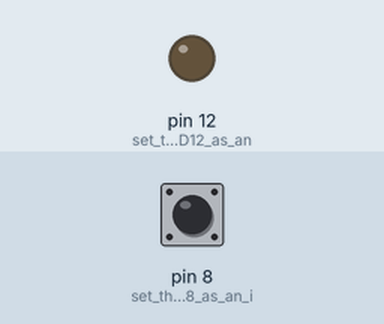
This sketch was run on a simulated Arduino Uno, built with avr-gcc and run on an emulated ATmega328P. Shown: output pins drawn as LEDs (lit = HIGH). The test bench sets the inputs (shaded band); at power-on: pin 8 (set_the_socket_D8_as_an_i) LOW.

Above: at 1.2 s.
1.3 s: pin 8 (set_the_socket_D8_as_an_i) pulled HIGH for 1 s
At 1.8 s:
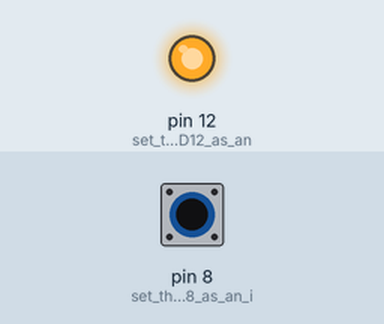
4.3 s: pin 8 (set_the_socket_D8_as_an_i) pulled HIGH for 3.2 s
At 8.8 s:
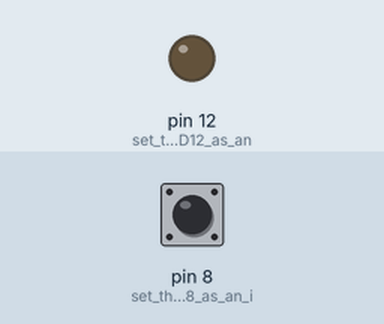
Timing chart, 0 to 10.3 s (numbered marks = the images above; inputs shaded):
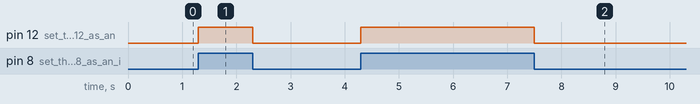

The sketch:

lesson_1.ino
```cpp
/*
Lesson One
*/
void setup()
{
pinMode (12, OUTPUT); // set the socket D12 as an output
pinMode (8, INPUT); // set the socket D8 as an input
}
void loop()
{
if (digitalRead(8) == HIGH) // if the button has been
// pressed
{
digitalWrite(12, HIGH); // turn on the LED
delay(100);
}
digitalWrite(12,LOW); // turn off the LED
}
```

Measured:
- after the input at 1.3 s, pin 12 (set_the_socket_D12_as_an): LOW → HIGH at once, → LOW 1.0 s later
- after the input at 4.3 s, pin 12 (set_the_socket_D12_as_an): LOW → HIGH at once, → LOW 3.2 s later
